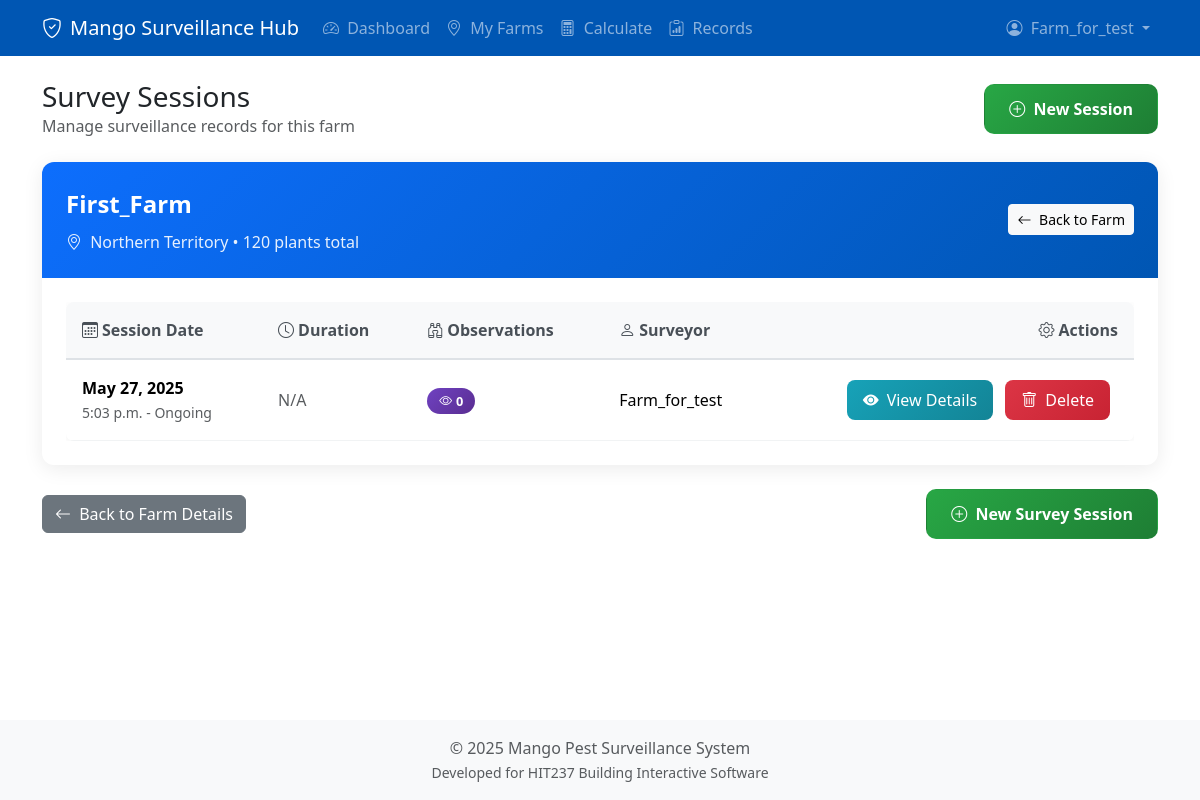
/surveillance-hub/farms/1/sessions/ (signed in), run on the app's committed database.
### core/models.py (models this page shows, shortened)
class Farm(models.Model):
    owner = models.ForeignKey(Grower, on_delete=models.CASCADE, related_name='farms', db_index=True)
    name = models.CharField(max_length=100, db_index=True)
    region = models.ForeignKey(Region, on_delete=models.SET_NULL, null=True, blank=True, related_name='farms')
    size_hectares = models.DecimalField(max_digits=10, decimal_places=2, null=True, blank=True)
    stocking_rate = models.IntegerField(null=True, blank=True)
    plant_type = models.ForeignKey(PlantType, on_delete=models.SET_NULL, null=True, blank=True, related_name='farms')
    geoscape_address_id = models.CharField(max_length=50, blank=True, null=True, unique=True, db_index=True)
    formatted_address = models.CharField(max_length=500, blank=True, null=True)
    boundary = models.JSONField(null=True, blank=True)
    class Meta:
        ordering = ['name']
        indexes = [
            models.Index(fields=['name']),
            models.Index(fields=['owner']),
            models.Index(fields=['plant_type']),
            models.Index(fields=['region']),
            models.Index(fields=['geoscape_address_id']),
        ]
    def total_plants(self):
        if self.size_hectares is None or self.stocking_rate is None:
            return None
        return int(float(self.size_hectares) * self.stocking_rate)

class Region(models.Model):
    name = models.CharField(max_length=100, unique=True)
    climate_zone = models.CharField(max_length=50, blank=True, null=True)
    state_abbreviation = models.CharField(
        max_length=3,
        blank=True,
        null=True,
        help_text="State/Territory abbreviation (e.g., NT, QLD, WA)"
    )

class SurveySession(models.Model):
    farm = models.ForeignKey(Farm, on_delete=models.CASCADE, related_name='survey_sessions', db_index=True)
    surveyor = models.ForeignKey(User, on_delete=models.CASCADE, related_name='survey_sessions', db_index=True)
    start_time = models.DateTimeField(default=timezone.now, db_index=True)
    end_time = models.DateTimeField(null=True, blank=True)
    status = models.CharField(max_length=20, choices=SURVEY_STATUS_CHOICES, default='in_progress', db_index=True)
    target_plants_surveyed = models.PositiveIntegerField(null=True, blank=True)
    session_id = models.UUIDField(default=uuid.uuid4, editable=False, unique=True, db_index=True)
    objects = SurveySessionManager()
    class Meta:
        ordering = ['-start_time']
        verbose_name = "Survey Session"
        verbose_name_plural = "Survey Sessions"
        indexes = [
            models.Index(fields=['status']),
            models.Index(fields=['farm', 'status']),
            models.Index(fields=['surveyor', '-start_time']),
        ]
    def duration(self):
        if self.status not in ['completed', 'abandoned']:
            return None

### core/views.py (the view)
# urls.py: path('farms/<int:farm_id>/sessions/', views.survey_session_list_view, name='survey_session_list'),
@login_required
def survey_session_list_view(request, farm_id):
    farm = get_object_or_404(Farm, id=farm_id, owner=request.user.grower_profile)
    sessions = SurveySession.objects.filter(farm=farm).annotate(
        observation_count=Count('observations', filter=models.Q(observations__status='completed'))
    ).order_by('-start_time')
    context = {
        'farm': farm,
        'sessions': sessions,
    }
    return render(request, 'core/survey_session_list.html', context)

### mango_app/context_processors.py (called while the page is built)
def active_menu(request):
    path = request.path
    active_section = ''
    if path == '/':
        active_section = 'home'
    elif '/mango-items/' in path:
        active_section = 'mango_items'
    elif '/surveillance/' in path:
        active_section = 'surveillance'
    elif '/about/' in path:
        active_section = 'about'
    return {
        'active_section': active_section
    }

### core/templates/core/survey_session_list.html (shortened to what this page needs)
{% extends 'core/base.html' %}
{% block content %}
<div class="d-flex justify-content-between align-items-center mb-4">
    <div>
        <h3 class="mb-0">Survey Sessions</h3>
        <p class="text-muted mb-0">Manage surveillance records for this farm</p>
    </div>
    <a href="{% url 'core:start_survey_session' farm.id %}" class="btn btn-new-session">
        <i class="bi bi-plus-circle me-1"></i> New Session
    </a>
</div>
<div class="sessions-card">
    <div class="farm-info-header">
        <div class="d-flex justify-content-between align-items-center">
            <div>
                <div class="farm-title">{{ farm.name }}</div>
                <div class="farm-subtitle">
                    <i class="bi bi-geo-alt me-1"></i>
                    {{ farm.region.name|default:"No region set" }} •
                    {{ farm.total_plants|default:"?" }} plants total
                </div>
            </div>
            <div class="text-end">
                <a href="{% url 'core:farm_detail' farm.id %}" class="btn btn-light btn-sm">
                    <i class="bi bi-arrow-left me-1"></i> Back to Farm
                </a>
            </div>
        </div>
    </div>
    <div class="card-body p-0">
        {% if sessions %}
        <div class="d-none d-md-block p-4">
            <div class="table-responsive">
                <table class="table sessions-table mb-0">
                    <thead>
                        <tr>
                            <th><i class="bi bi-calendar3 me-1"></i>Session Date</th>
                            <th><i class="bi bi-clock me-1"></i>Duration</th>
                            <th><i class="bi bi-binoculars me-1"></i>Observations</th>
                            <th><i class="bi bi-person me-1"></i>Surveyor</th>
                            <th class="text-end"><i class="bi bi-gear me-1"></i>Actions</th>
                        </tr>
                    </thead>
                    <tbody>
                        {% for session in sessions %}
                        <tr>
                            <td>
                                <div class="fw-bold">{{ session.start_time|date:"M j, Y" }}</div>
                                <small class="text-muted">{{ session.start_time|date:"P" }} - {% if session.end_time %}{{ session.end_time|date:"P" }}{% else %}Ongoing{% endif %}</small>
                            </td>
                            <td>
                                {% if session.duration %}
                                <span class="fw-medium">{{ session.duration }} min</span>
                                {% else %}
                                <span class="text-muted">N/A</span>
                                {% endif %}
                            </td>
                            <td>
                                <span class="obs-count-badge">
                                    <i class="bi bi-eye me-1"></i>{{ session.observation_count }}
                                </span>
                            </td>
                            <td>{{ session.surveyor.username }}</td>
                            <td class="text-end">
                                <a href="{% url 'core:survey_session_detail' session.session_id %}"
                                    class="action-btn btn-view">
                                    <i class="bi bi-eye-fill"></i> View Details
                                </a>
                                <button type="button" class="action-btn btn-delete" data-bs-toggle="modal"
                                    data-bs-target="#deleteModal" data-session-id="{{ session.session_id }}"
                                    data-session-date="{{ session.start_time|date:'M j, Y' }}">
                                    <i class="bi bi-trash"></i> Delete
                                </button>
                            </td>
                        </tr>
                        {% endfor %}
                    </tbody>
                </table>
            </div>
        </div>
        {% endif %}
    </div>
</div>
<div class="d-flex justify-content-between align-items-center mt-4">
    <a href="{% url 'core:farm_detail' farm.id %}" class="btn btn-secondary">
        <i class="bi bi-arrow-left me-1"></i> Back to Farm Details
    </a>
    <a href="{% url 'core:start_survey_session' farm.id %}" class="btn btn-new-session">
        <i class="bi bi-plus-circle me-1"></i> New Survey Session
    </a>
</div>
{% endblock %}

### core/templates/core/base.html (shortened to what this page needs)
<!DOCTYPE html>
<html lang="en">
<head>
    <link href="https://cdn.jsdelivr.net/npm/bootstrap@5.3.3/dist/css/bootstrap.min.css" rel="stylesheet">
    <link rel="stylesheet" href="https://cdn.jsdelivr.net/npm/bootstrap-icons@1.11.3/font/bootstrap-icons.min.css">
</head>
<body class="d-flex flex-column min-vh-100">
    <nav class="navbar navbar-expand-lg navbar-dark fixed-top" style="background-color: var(--primary-color);">
        <div class="container">
            <a class="navbar-brand d-flex align-items-center" href="{% url 'core:dashboard' %}">
                <i class="bi bi-shield-check me-2"></i>
                Mango Surveillance Hub
            </a>
            <div class="collapse navbar-collapse" id="navbarNav">
                {% if user.is_authenticated %}
                <ul class="navbar-nav me-auto mb-2 mb-lg-0">
                    <li class="nav-item">
                        <a class="nav-link {% if request.resolver_match.url_name == 'dashboard' %}active{% endif %}" href="{% url 'core:dashboard' %}">
                            <i class="bi bi-speedometer2 me-1"></i> Dashboard
                        </a>
                    </li>
                    <li class="nav-item">
                        <a class="nav-link {% if request.resolver_match.url_name == 'myfarms' %}active{% endif %}" href="{% url 'core:myfarms' %}">
                            <i class="bi bi-geo-alt me-1"></i> My Farms
                        </a>
                    </li>
                    <li class="nav-item">
                        <a class="nav-link {% if request.resolver_match.url_name == 'calculator' %}active{% endif %}" href="{% url 'core:calculator' %}">
                            <i class="bi bi-calculator me-1"></i> Calculate
                        </a>
                    </li>
                    <li class="nav-item">
                        <a class="nav-link {% if request.resolver_match.url_name == 'record_list' %}active{% endif %}" href="{% url 'core:record_list' %}">
                            <i class="bi bi-clipboard-data me-1"></i> Records
                        </a>
                    </li>
                </ul>
                <ul class="navbar-nav ms-auto mb-2 mb-lg-0">
                    <li class="nav-item dropdown">
                        <a class="nav-link dropdown-toggle" href="#" id="navbarDropdownAccount" role="button" data-bs-toggle="dropdown" aria-expanded="false">
                            <i class="bi bi-person-circle me-1"></i> {{ user.username }}
                        </a>
                    </li>
                </ul>
                {% endif %}
            </div>
        </div>
    </nav>
    <div class="container my-4">
        <main>
            {% block content %}
            {% endblock %}
        </main>
    </div>
    <footer class="mt-auto py-3 bg-light text-center">
        <div class="container">
            <span class="text-muted">© {% now "Y" %} Mango Pest Surveillance System</span><br>
            <small class="text-muted">Developed for HIT237 Building Interactive Software</small>
        </div>
    </footer>
</body>
</html>

### core/templates/core/base.html (style rules this page uses)
body { padding-top: 56px; }
:root { --primary-color: #0056b3; --secondary-color: #198754; --accent-color: #fd7e14; --light-bg: #f8f9fa; --card-border: #e9ecef; --card-shadow: 0 0.125rem 0.25rem rgba(0, 0, 0, 0.075); --card-shadow-hover: 0 0.5rem 1rem rgba(0, 0, 0, 0.15); }

### core/templates/core/survey_session_list.html (style rules this page uses)
.sessions-card { border-radius: 12px; border: none; box-shadow: 0 4px 20px rgba(0, 0, 0, 0.08); transition: all 0.3s ease; margin-bottom: 1.5rem; }
.farm-info-header { background: linear-gradient(135deg, #0d6efd, #0056b3); color: white; border-radius: 12px 12px 0 0; padding: 1.5rem; }
.farm-title { font-size: 1.5rem; font-weight: 700; margin-bottom: 0.5rem; }
.farm-subtitle { opacity: 0.9; font-size: 1rem; }
.sessions-table { border-radius: 8px; overflow: hidden; background: white; box-shadow: 0 2px 10px rgba(0, 0, 0, 0.05); }
.sessions-table th { background-color: #f8f9fa; border-bottom: 2px solid #dee2e6; color: #495057; font-weight: 600; padding: 1rem; }
.sessions-table td { padding: 1rem; vertical-align: middle; border-bottom: 1px solid #f1f3f4; }
.action-btn { border-radius: 8px; padding: 0.5rem 1rem; font-weight: 500; transition: all 0.2s ease; border: none; text-decoration: none; display: inline-flex; align-items: center; gap: 0.5rem; margin-right: 0.5rem; }
.btn-view { background: linear-gradient(135deg, #17a2b8, #138496); color: white; }
.btn-delete { background: linear-gradient(135deg, #dc3545, #c82333); color: white; }
.btn-new-session { background: linear-gradient(135deg, #28a745, #1e7e34); color: white; padding: 0.75rem 1.5rem; font-weight: 600; border-radius: 10px; }
.obs-count-badge { background: linear-gradient(135deg, #6f42c1, #5a2d91); color: white; padding: 0.25rem 0.75rem; border-radius: 15px; font-size: 0.8rem; font-weight: 600; }

### data on the page
Farm: name "First_Farm", region.name "Northern Territory", total_plants "120"
SurveySession: start_time "May 27, 2025", start_time "5:03 p.m.", shows "Ongoing", status "N/A", observation_count "0", surveyor.username "Farm_for_test"

### other printed values
{{ user.username }} "Farm_for_test"
